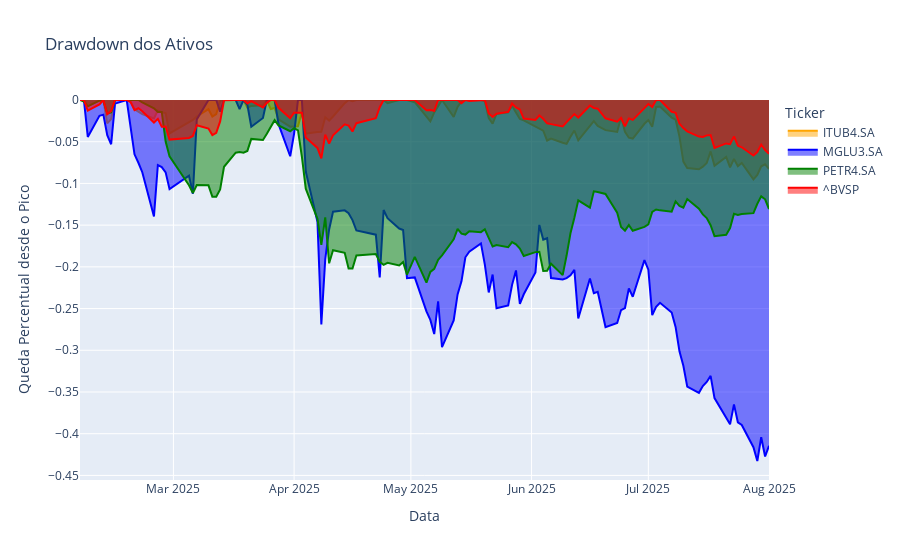

Notebook source saved alongside this figure:
### Code cell
retorno_acumulado = (1 + retornos).cumprod()
pico_anterior = retorno_acumulado.cummax()
drawdown = (retorno_acumulado - pico_anterior) / pico_anterior

# Criamos a figura de forma mais controlada com graph_objects
fig_drawdown = go.Figure()

# Adicionamos uma linha para cada ativo
for ticker in drawdown.columns:
    fig_drawdown.add_trace(go.Scatter(
        x=drawdown.index, 
        y=drawdown[ticker], 
        fill='tozeroy',
        mode='lines', 
        name=ticker,
        line=dict(color=color_map.get(ticker))
    ))

# Atualizamos o layout para ficar mais claro
fig_drawdown.update_layout(
    title='Drawdown dos Ativos',
    yaxis_title='Queda Percentual desde o Pico',
    xaxis_title='Data',
    legend_title='Ticker'
)

fig_drawdown.show()
